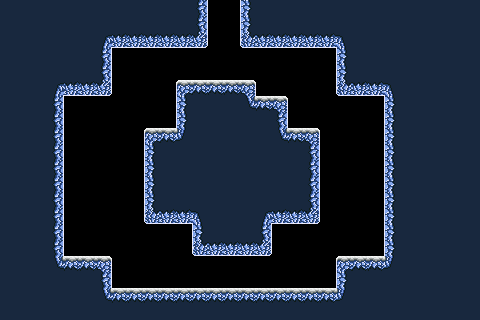

This is a level from a 2D game, rendered from its Tiled map with the project's own tilesets. A one-line summary and the complete map file follow:
An orthogonal 30x20 tile map with 16x16 px tiles, 1 tile layer (Tile Layer 1).

<map version="1.10" tiledversion="1.11.2" orientation="orthogonal" renderorder="right-down" width="30" height="20" tilewidth="16" tileheight="16" infinite="0" nextlayerid="9" nextobjectid="1">
 <editorsettings>
  <chunksize width="100" height="100" />
 </editorsettings>
 <tileset firstgid="1" source="../Snow-Tunnel-Tileset.tsx" />
 <layer id="8" name="Tile Layer 1" width="30" height="20">
  <data encoding="csv">
24,24,24,24,24,24,24,24,24,24,24,24,25,0,0,23,24,24,24,24,24,24,24,24,24,24,24,24,24,24,
24,24,24,24,24,24,24,24,24,24,24,24,27,0,0,29,24,24,24,24,24,24,24,24,24,24,24,24,24,24,
24,24,24,24,24,24,7,44,8,8,8,44,45,0,0,43,44,8,44,44,8,9,24,24,24,24,24,24,24,24,
24,24,24,24,24,24,27,0,0,0,0,0,0,0,0,0,0,0,0,0,0,23,24,24,24,24,24,24,24,24,
24,24,24,24,24,24,27,0,0,0,0,0,0,0,0,0,0,0,0,0,0,29,24,24,24,24,24,24,24,24,
24,24,24,7,8,8,45,0,0,0,0,3,4,4,4,5,0,0,0,0,0,43,8,8,9,24,24,24,24,24,
24,24,24,27,0,0,0,0,0,0,0,29,24,24,24,47,4,5,0,0,0,0,0,0,29,24,24,24,24,24,
24,24,24,27,0,0,0,0,0,0,0,23,24,24,24,24,24,25,0,0,0,0,0,0,29,24,24,24,24,24,
24,24,24,25,0,0,0,0,0,3,48,49,24,24,24,24,24,47,4,5,0,0,0,0,23,24,24,24,24,24,
24,24,24,27,0,0,0,0,0,23,24,24,24,24,24,24,24,24,24,25,0,0,0,0,23,24,24,24,24,24,
24,24,24,27,0,0,0,0,0,23,24,24,24,24,24,24,24,24,24,25,0,0,0,0,29,24,24,24,24,24,
24,24,24,27,0,0,0,0,0,29,24,24,24,24,24,24,24,24,24,25,0,0,0,0,29,24,24,24,24,24,
24,24,24,25,0,0,0,0,0,23,24,24,24,24,24,24,24,24,24,27,0,0,0,0,23,24,24,24,24,24,
24,24,24,27,0,0,0,0,0,43,44,8,9,24,24,24,7,44,44,45,0,0,0,0,23,24,24,24,24,24,
24,24,24,27,0,0,0,0,0,0,0,0,23,24,24,24,27,0,0,0,0,0,0,0,23,24,24,24,24,24,
24,24,24,25,0,0,0,0,0,0,0,0,43,8,44,44,45,0,0,0,0,0,0,0,29,24,24,24,24,24,
24,24,24,47,4,4,5,0,0,0,0,0,0,0,0,0,0,0,0,0,0,3,4,48,49,24,24,24,24,24,
24,24,24,24,24,24,25,0,0,0,0,0,0,0,0,0,0,0,0,0,0,29,24,24,24,24,24,24,24,24,
24,24,24,24,24,24,47,4,4,4,4,4,4,4,4,4,4,4,4,48,48,49,24,24,24,24,24,24,24,24,
24,24,24,24,24,24,24,24,24,24,24,24,24,24,24,24,24,24,24,24,24,24,24,24,24,24,24,24,24,24
</data>
 </layer>
</map>
